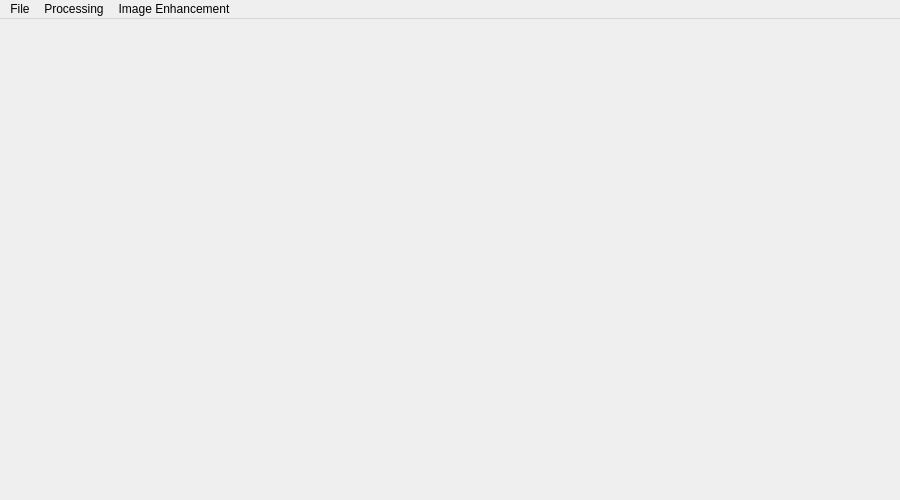
<?xml version="1.0" encoding="UTF-8"?>
<ui version="4.0">
 <class>ImageProcessing</class>
 <widget class="QMainWindow" name="ImageProcessing">
  <property name="windowModality">
   <enum>Qt::ApplicationModal</enum>
  </property>
  <property name="enabled">
   <bool>true</bool>
  </property>
  <property name="geometry">
   <rect>
    <x>0</x>
    <y>0</y>
    <width>900</width>
    <height>500</height>
   </rect>
  </property>
  <property name="sizePolicy">
   <sizepolicy hsizetype="Preferred" vsizetype="Preferred">
    <horstretch>0</horstretch>
    <verstretch>0</verstretch>
   </sizepolicy>
  </property>
  <property name="windowTitle">
   <string>ImageProcessing</string>
  </property>
  <widget class="QWidget" name="centralwidget">
   <layout class="QHBoxLayout" name="horizontalLayout">
    <property name="leftMargin">
     <number>0</number>
    </property>
    <property name="topMargin">
     <number>0</number>
    </property>
    <property name="rightMargin">
     <number>0</number>
    </property>
    <property name="bottomMargin">
     <number>0</number>
    </property>
    <item>
     <widget class="QStackedWidget" name="stackedWidget">
      <property name="currentIndex">
       <number>1</number>
      </property>
      <widget class="QWidget" name="page">
       <layout class="QHBoxLayout" name="horizontalLayout_2">
        <item>
         <widget class="QLabel" name="label">
          <property name="text">
           <string/>
          </property>
          <property name="alignment">
           <set>Qt::AlignCenter</set>
          </property>
         </widget>
        </item>
       </layout>
      </widget>
      <widget class="QWidget" name="page_2">
       <layout class="QHBoxLayout" name="horizontalLayout_3">
        <item>
         <widget class="QLabel" name="label_2">
          <property name="text">
           <string/>
          </property>
          <property name="alignment">
           <set>Qt::AlignCenter</set>
          </property>
         </widget>
        </item>
       </layout>
      </widget>
     </widget>
    </item>
   </layout>
  </widget>
  <widget class="QMenuBar" name="menubar">
   <property name="geometry">
    <rect>
     <x>0</x>
     <y>0</y>
     <width>900</width>
     <height>26</height>
    </rect>
   </property>
   <widget class="QMenu" name="menuFile">
    <property name="title">
     <string>File</string>
    </property>
    <addaction name="actionImport_File"/>
    <addaction name="actionExport_FIle"/>
   </widget>
   <widget class="QMenu" name="menuProcessing">
    <property name="title">
     <string>Processing</string>
    </property>
    <widget class="QMenu" name="menuColor_Image">
     <property name="title">
      <string>Color Image</string>
     </property>
     <addaction name="actionGray_Image"/>
     <addaction name="actionRGB_Image"/>
    </widget>
    <addaction name="menuColor_Image"/>
   </widget>
   <widget class="QMenu" name="menuimage_enhancement">
    <property name="title">
     <string>Image Enhancement</string>
    </property>
    <widget class="QMenu" name="menuHistogram_Equalization">
     <property name="title">
      <string>Histogram Equalization</string>
     </property>
     <addaction name="Histogram_EqualizationYes"/>
     <addaction name="Histogram_EqualizationNo"/>
    </widget>
    <addaction name="menuHistogram_Equalization"/>
   </widget>
   <addaction name="menuFile"/>
   <addaction name="menuProcessing"/>
   <addaction name="menuimage_enhancement"/>
  </widget>
  <action name="actionImport_File">
   <property name="checkable">
    <bool>false</bool>
   </property>
   <property name="text">
    <string>Import File</string>
   </property>
  </action>
  <action name="actionExport_FIle">
   <property name="checkable">
    <bool>false</bool>
   </property>
   <property name="text">
    <string>Export FIle</string>
   </property>
  </action>
  <action name="actionGray_Image">
   <property name="text">
    <string>Gray Image</string>
   </property>
  </action>
  <action name="actionRGB_Image">
   <property name="text">
    <string>RGB Image</string>
   </property>
  </action>
  <action name="Histogram_EqualizationYes">
   <property name="text">
    <string>Yes</string>
   </property>
  </action>
  <action name="Histogram_EqualizationNo">
   <property name="text">
    <string>No</string>
   </property>
  </action>
 </widget>
 <resources/>
 <connections/>
 <slots>
  <signal>signal1()</signal>
 </slots>
</ui>
